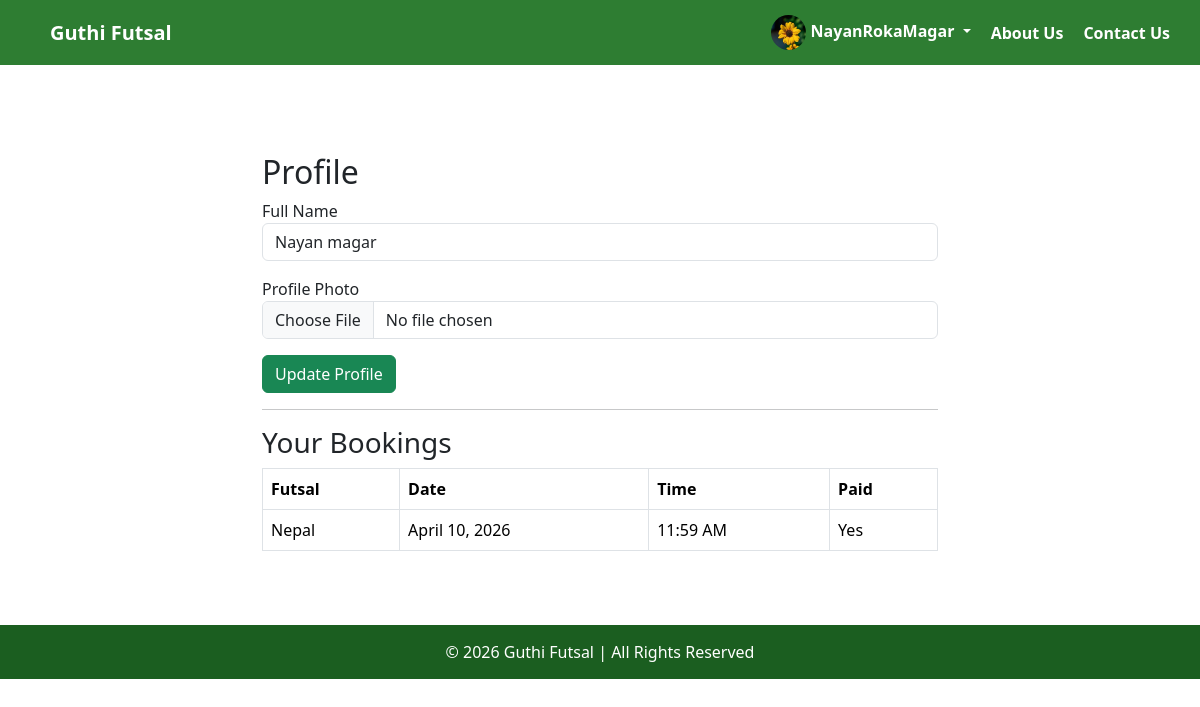
Screenshot of /profile/ (signed in) with the database file from the repository.
### guthi/models.py (models this page shows, shortened)
class Profile(models.Model):
    user = models.OneToOneField(User, on_delete=models.CASCADE)
    photo = models.ImageField(upload_to='profile_photos/', default='profile_photos/default.png')
    full_name = models.CharField(max_length=200, blank=True)

class Booking(models.Model):
    futsal = models.ForeignKey(futsal, on_delete=models.CASCADE)
    user = models.ForeignKey(User, on_delete=models.CASCADE, null=True, blank=True)
    date = models.DateField()
    time = models.TimeField()
    is_paid = models.BooleanField(default=False)
    transaction_id = models.CharField(max_length=100, blank=True, null=True)
    email_sent = models.BooleanField(default=False)
    created_at = models.DateTimeField(auto_now_add=True)
    class Meta:
        unique_together = ('futsal', 'date', 'time')

class futsal(models.Model):
    name = models.CharField(max_length=100)
    location = models.CharField(max_length=200)
    description = models.TextField(blank=True)
    image = models.ImageField(upload_to='futsal_images/')
    created_at = models.DateTimeField(auto_now_add=True)
    price_per_hour = models.IntegerField(default=1000)
    peak_start = models.TimeField(null=True, blank=True)
    peak_end = models.TimeField(null=True, blank=True)
    peak_price = models.IntegerField(default=1500)
    weekend_price = models.IntegerField(default=1200)

### guthi/views.py (the view, shortened to what this page needs)
# urls.py: path('profile/', views.profile_view, name='profile'),
@login_required
def profile_view(request):
    profile, created = Profile.objects.get_or_create(user=request.user)
    bookings = Booking.objects.filter(user=request.user).order_by('-date', '-time')
    return render(request, 'profile.html', {'profile': profile, 'bookings': bookings})

### guthi/context_processors.py (called while the page is built)
def profile_processor(request):
    if request.user.is_authenticated:
        profile, created = Profile.objects.get_or_create(user=request.user)
        return {'profile': profile}
    return {}

### guthi/Templates/profile.html (shortened to what this page needs)
{% extends 'base.html' %}
{% block content %}
<div class="container mt-5" style="max-width:700px;">
    <h2>Profile</h2>
    <form method="POST" enctype="multipart/form-data">
        <div class="mb-3">
            <label>Full Name</label>
            <input type="text" name="full_name" class="form-control" value="{{ profile.full_name }}">
        </div>
        <div class="mb-3">
            <label>Profile Photo</label>
            <input type="file" name="photo" class="form-control">
        </div>
        <button type="submit" class="btn btn-success">Update Profile</button>
    </form>
    <hr>
    <h3>Your Bookings</h3>
    <table class="table table-bordered">
        <thead>
            <tr>
                <th>Futsal</th>
                <th>Date</th>
                <th>Time</th>
                <th>Paid</th>
            </tr>
        </thead>
        <tbody>
            {% for booking in bookings %}
            <tr>
                <td>{{ booking.futsal.name }}</td>
                <td>{{ booking.date }}</td>
                <td>{{ booking.time|time:"h:i A" }}</td>
                <td>{{ booking.is_paid|yesno:"Yes,No" }}</td>
            </tr>
            {% empty %}
            <tr>
                <td colspan="4" class="text-center">No bookings yet</td>
            </tr>
            {% endfor %}
        </tbody>
    </table>
</div>
{% endblock %}

### guthi/Templates/base.html (shortened to what this page needs)
<!DOCTYPE html>
<html lang="en">
<head>
    <link href="https://cdn.jsdelivr.net/npm/bootstrap@5.3.2/dist/css/bootstrap.min.css" rel="stylesheet">
</head>
<body>
    <nav>
    <div class="nav-left">
        <a href="{% url 'home' %}">Guthi Futsal</a>
    </div>
    <div class="nav-right">
        {% if request.user.is_authenticated %}
            <div class="dropdown">
                <a href="#" class="dropdown-toggle" data-bs-toggle="dropdown">
                    <img src="{{ profile.photo.url }}" alt="Profile" style="width:35px; height:35px; border-radius:50%; object-fit:cover;">
                    {{ request.user.username }}
                </a>
            </div>
            <a href="{% url 'aboutus' %}">About Us</a>
            <a href="{% url 'contactus' %}">Contact Us</a>
        {% else %}
            <a href="{% url 'login' %}">Login</a>
            <a href="{% url 'register' %}">Register</a>
            <a href="{% url 'aboutus' %}">About Us</a>
            <a href="{% url 'contactus' %}">Contact Us</a>
        {% endif %}
    </div>
</nav>
    <div class="content">
        {% block content %}
        {% endblock %}
    </div>
    <footer>
        © 2026 Guthi Futsal | All Rights Reserved
    </footer>
</body>
</html>

### guthi/Templates/base.html (style rules this page uses)
body { margin: 0; font-family: Arial, sans-serif; }
nav { background-color: #2e7d32; padding: 15px 30px; display: flex; justify-content: space-between; align-items: center; }
nav a { color: white; text-decoration: none; margin-left: 20px; font-weight: bold; }
.nav-left a { font-size: 20px; }
.nav-right { display: flex; align-items: center; }
.content { padding: 40px; min-height: 70vh; }
footer { background-color: #1b5e20; color: white; text-align: center; padding: 15px; }

### rows the page displays
Profile: photo (picture), full_name "Nayan magar"
Booking: futsal.name "Nepal", date "April 10, 2026", time "11:59 AM", is_paid "Yes"

### other values shown
{{ request.user.username }} "NayanRokaMagar"
